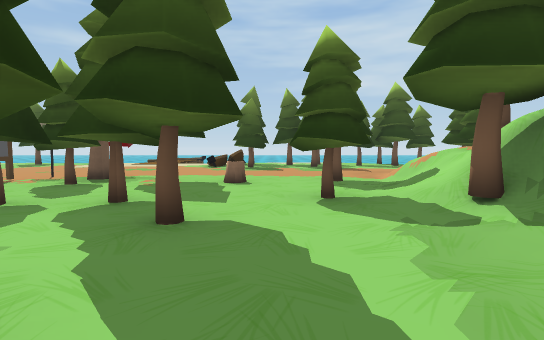
[1] (above)

24 first-person views from a walk through a scene from a Unity 3-D project. The camera is 1.2 m above the floor, tilts 4° down and sees 85° across. The floor is counted in squares, 2 m on a side. Each view is taken from the middle of a square. On the plan, view 1 faces up. The plan holds only what a view shows up to about 9 squares ahead; the rest is blank. The place goes on beyond the plan. The player character is not drawn. Some animated figures are not drawn. Some surface patterns are stand-ins.

[2]
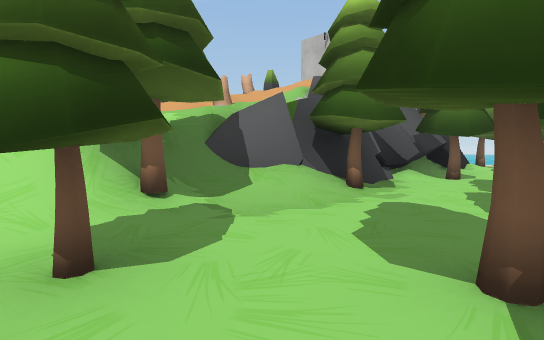

[3]
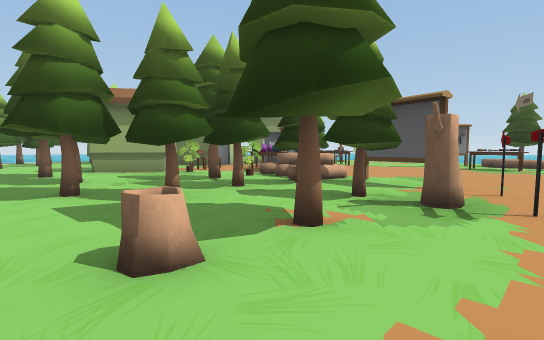

[4]
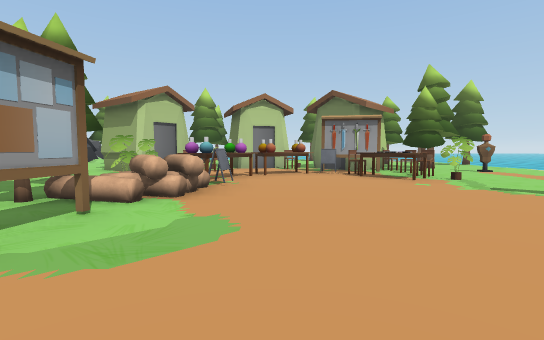

[5]
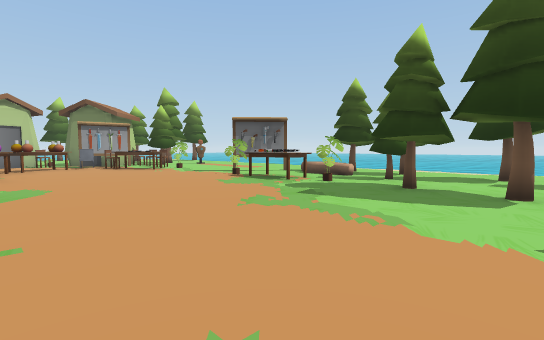

[6]
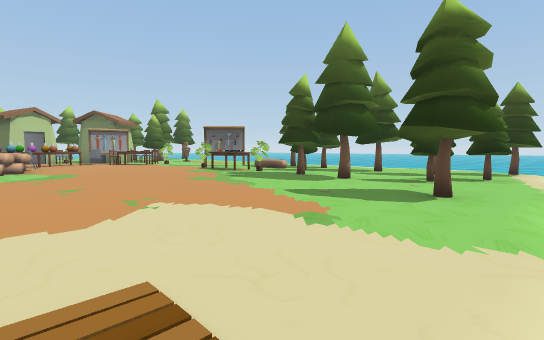

[7]
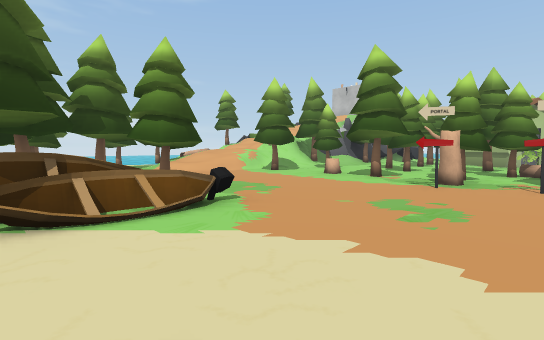

[8]
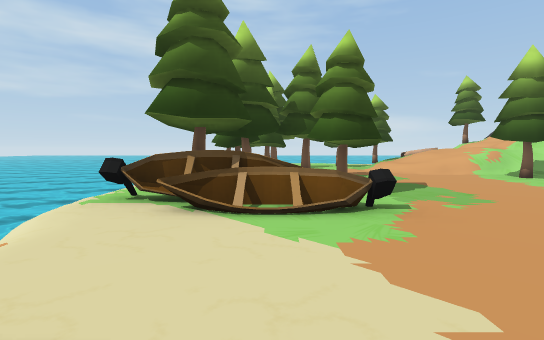

[9]
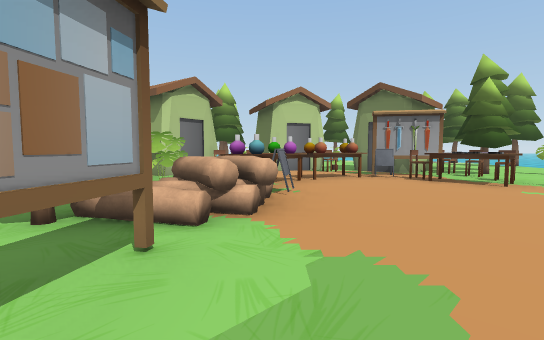

[10]
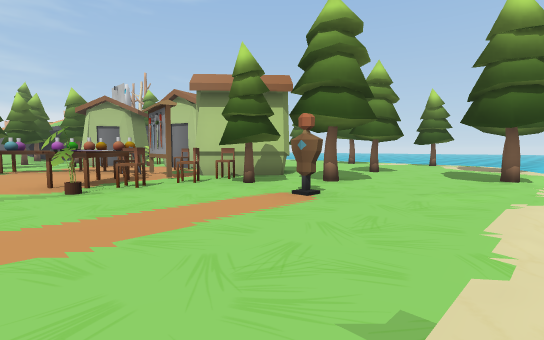

[11]
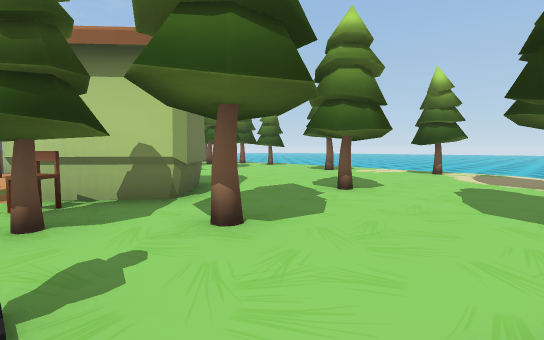

[12]
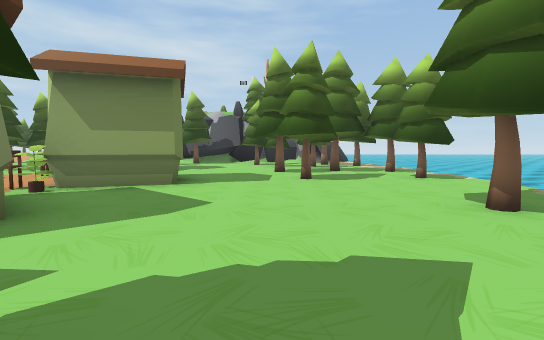

[13]
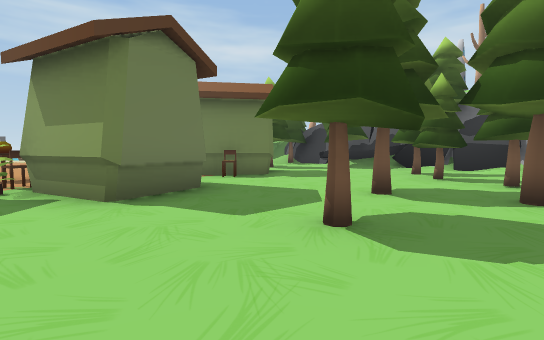

[14]
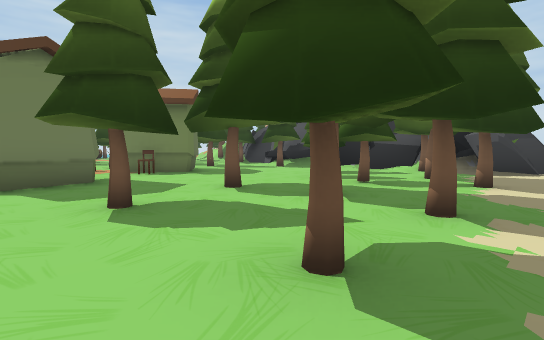

[15]
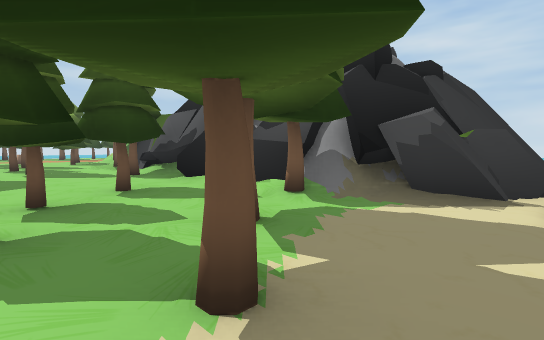

[16]
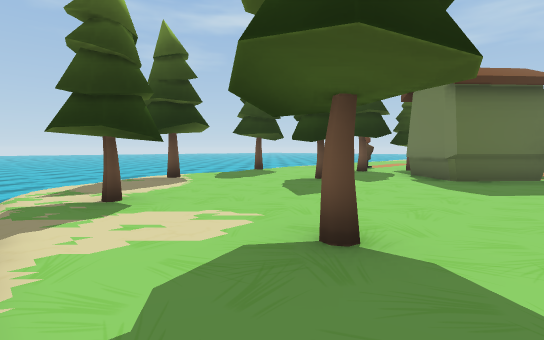

[17]
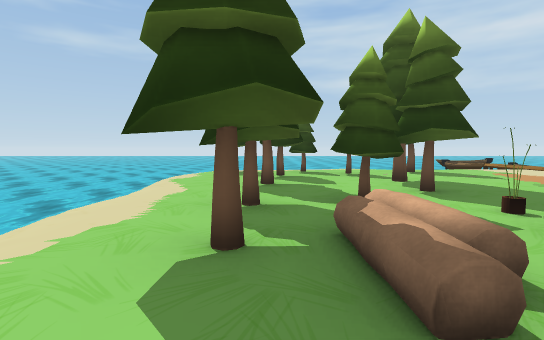

[18]
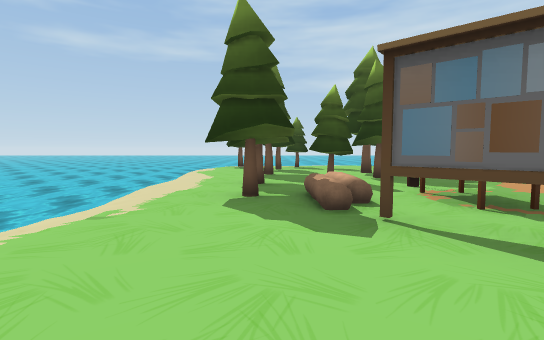

[19]
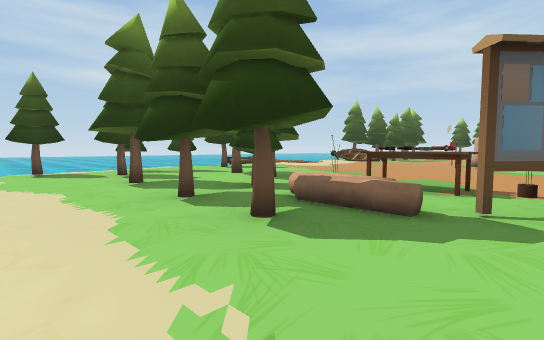

[20]
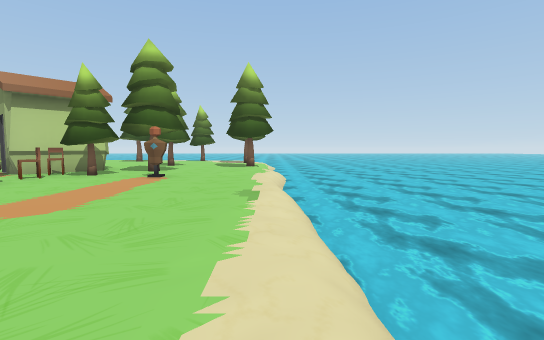

[21]
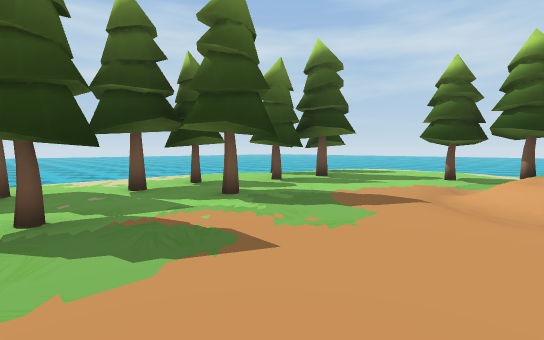

[22]
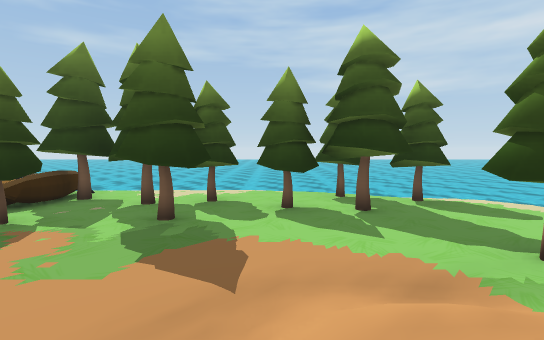

[23]
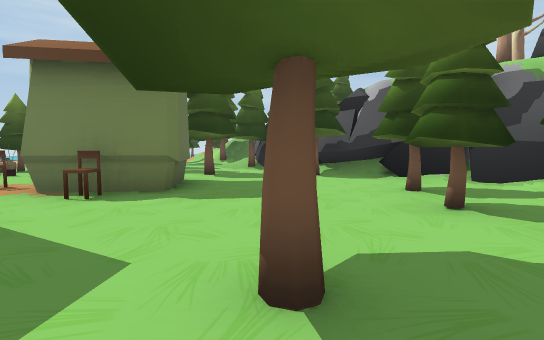

[24]
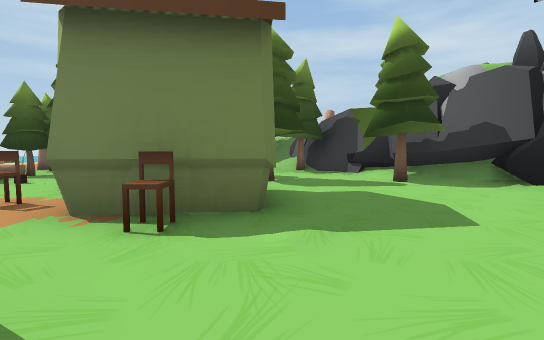

### Floor plan
Key: @ floor where view 1 was taken; # wall or solid block; x gap in a wall; . main floor; : floor 4.5 m higher than the main floor; / step, stairs or slope; = window, fence, low wall or low ledge; ≈ water the walk keeps out of; v drop or lower ground; O other object.
Columns run from 16 left of view 1 to 9 right of it. Each row starts with its distance up from view 1.
 14               ≈≈≈≈≈   ≈≈≈≈
 13 ≈ ≈≈//////// /.x....//   ≈
 12 ≈/###./#......=##.#.###.
 11 ≈/.#.#.........=#..#.#../
 10 ≈..x.x........=#..#...../
  9 ≈/.#.x................#./
  8 ≈/..##.............//.#.
  7 ≈/.###.............//#
  6 ≈//##O.......##..#///
  5 ≈/.##OO....#####..///
  4 ≈/..OO......###..#/#/
  3 ≈/........=#####.##/
  2 ≈/........O#####..//
  1 ≈/....O...O## ##./#=//
  0 ≈/....##OOO##  #@/#///
 -1 ≈≈.#.##OO =###O#..##//
 -2 ≈/....OO#OO###O.#.# //#
 -3 ≈/....O##O#.##...##/
 -4 ≈/#.x....OO......###
 -5  ≈..#..........######
 -6  ≈..........#.###=#=##
 -7  ≈#.......#...##.##:
 -8   .....#......##. ##v
 -9 ≈ /.#.....#x#.##..####
-10 ≈≈ /////........////x≈

Where each view was taken, in squares from view 1:
view 1: 0 up, 0 right, facing up
view 2: 4 up, 1 left, facing down-right
view 3: 7 up, 0 right, facing down-left
view 4: 7 up, 7 left, facing down
view 5: 10 up, 6 left, facing down-left
view 6: 13 up, 5 left, facing down-left
view 7: 12 up, 5 left, facing down-right
view 8: 11 up, 5 left, facing right
view 9: 6 up, 6 left, facing down
view 10: 2 up, 15 left, facing down-right
view 11: 1 down, 14 left, facing down-right
view 12: 6 down, 12 left, facing right
view 13: 8 down, 8 left, facing up-right
view 14: 10 down, 7 left, facing up-right
view 15: 10 down, 2 left, facing up-right
view 16: 10 down, 8 left, facing up-left
view 17: 4 up, 13 left, facing up
view 18: 2 up, 13 left, facing up
view 19: 4 up, 15 left, facing up-right
view 20: 5 up, 15 left, facing down
view 21: 7 up, 1 left, facing up-right
view 22: 6 up, 3 right, facing up
view 23: 7 down, 5 left, facing up-right
view 24: 5 down, 5 left, facing up-right
